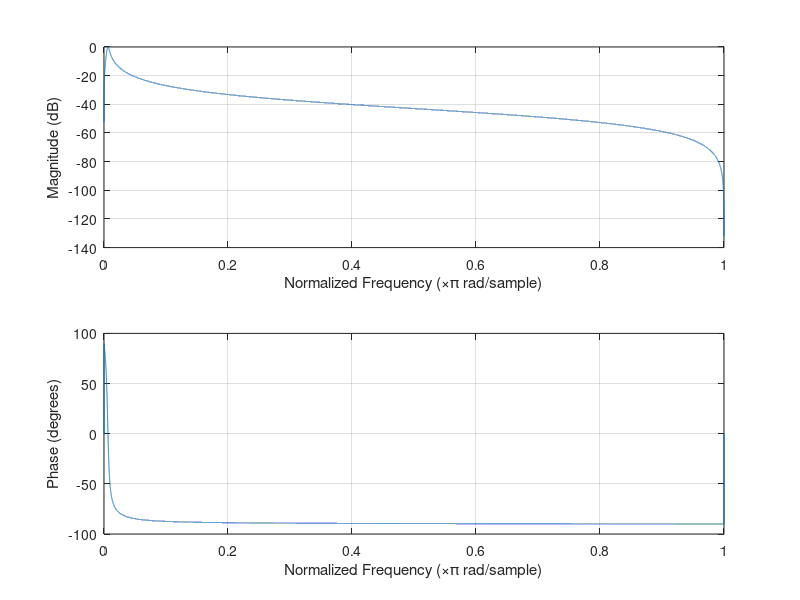

Source code (MATLAB):
f0 = 141;
FS = 44100; %Must always be 44100
omega = 2*pi*f0/FS;
BW = 1;

alpha = sin(omega) *sinh(((log(2)/2)*BW*omega/sin(omega)));
Qinv = 2*sinh(log(2)/2*BW);

b0 = alpha;
b1 = 0;
b2 = -alpha;
a0 = 1 + alpha;
a1 = -2*cos(omega);
a2 = 1 - alpha;

tranFunc = tf([b0,b1,b2],[a0,a1,a2]);
%s = (1/tan(omega/2))*tf([1, -1],[1,1])

%digFuncDigital = (Qinv*s/(s*s + 1 + s*Qinv))
%digFuncAnalog = tf([(Qinv*omega),0],[1,(Qinv*omega),(omega*omega)])
%pole(digFuncDigital)
b = [b0,b1,b2];
a = [a0,a1,a2];
freqz(b,a,44100);
%bode(digFuncDigital)
%hold on
%bode(digFuncAnalog)